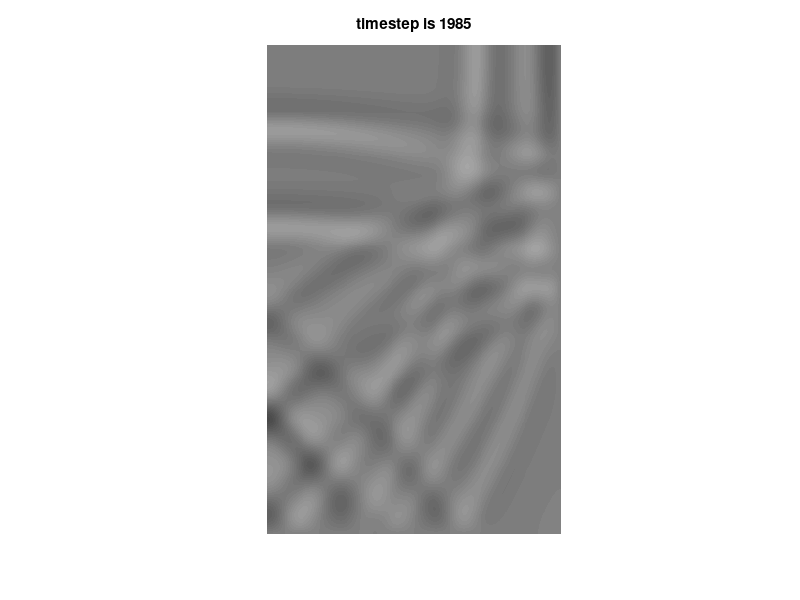

The MATLAB script that drew this image:
clear all;
tic;
c0=3e8;
delt = 1;
delx = 2*c0*delt;
dely = delx;
tsteps=2000;
xsteps=300;
ysteps=500;
eps_zz = ones(ysteps,xsteps);
mu_xx = ones(ysteps,xsteps);
mu_yy = mu_xx;
Ez=zeros(ysteps,xsteps);
Dz=zeros(ysteps,xsteps);
Hx=zeros(ysteps,xsteps);
Hy=zeros(ysteps,xsteps);
xsource = 50;
ysource = 50;


src_lambda = 100*delx;
src_omega = 2*pi*c0/src_lambda;
src_period = 0.2*src_lambda/c0;
src_freq = 1/src_period;
max_freq = 0.5*src_freq;


time = linspace(0,delt*tsteps, tsteps);
%Ey_source = sin(src_omega.*time);
nsrc = 1;
Ez_source = exp(-((time-6*src_period)/(src_period)).^2);

N=0;
Nspace = 30;

close all;
figure;

up_hx = -(c0*delt)./mu_xx;
up_hy = (c0*delt)./mu_yy;
up_dz = c0*delt*ones(ysteps,xsteps);
up_ez = 1./eps_zz;


for t=1:tsteps
	
%========update H field===========
	CEx(1:ysteps-1,1:xsteps)=diff(Ez,1,1)/dely;
% upper-y - boundary condition	
	CEx(ysteps,1:xsteps)= (0-Ez(ysteps,1:xsteps))/dely;

	CEy(1:ysteps, 1:xsteps-1) = diff(Ez,1,2)/delx;
% right-x boundary condition
	CEy(1:ysteps, xsteps) = (0 - Ez(1:ysteps,xsteps))/delx;
%update Hx	
	Hx+=up_hx.*CEx;
%update Hy
	Hy+=up_hy.*CEy;

%============update E field=========

	CHz(2:ysteps,2:xsteps)=diff(Hy(2:ysteps,:),1,2)/delx - diff(Hx(:,2:xsteps),1,1)/dely;
%boundary at low y
	CHz(1,2:xsteps)= diff(Hy(1,:))/delx - (Hx(1,2:xsteps)-0)/dely;
%boundaty at low x
	CHz(2:ysteps,1)= (Hy(2:ysteps,1)-0)/delx - diff(Hx(:,1))/dely;

%corner boundaty at (1, 1) 
	CHz(1, 1) = (Hy(1,1)-0)/delx - (Hx(1,1)-0)/dely;

%update Dz
	Dz+=up_dz.*CHz;
%update Ez
	Ez=up_ez.*Dz;

Ez(ysource, xsource)+=Ez_source(t);

%============plot the fields
	if N>Nspace
%		ylim([-1.5,1.5],"manual");		
		imshow(Ez,[-1e-3,1e-3]);
		title(sprintf('timestep is %d', t))
		pause(0.001);
		N = 0;		
	end;
	N++;
end
toc;


